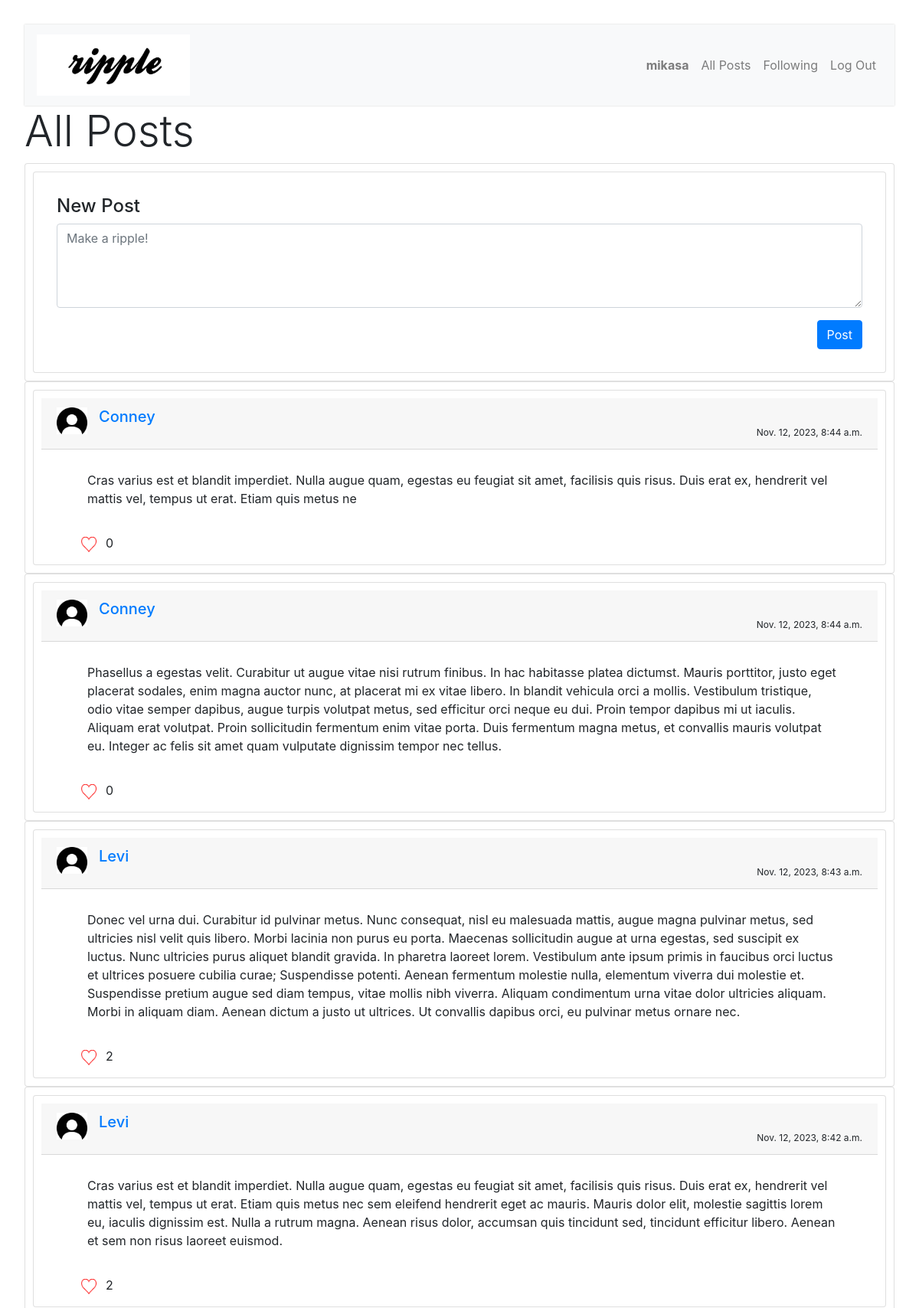
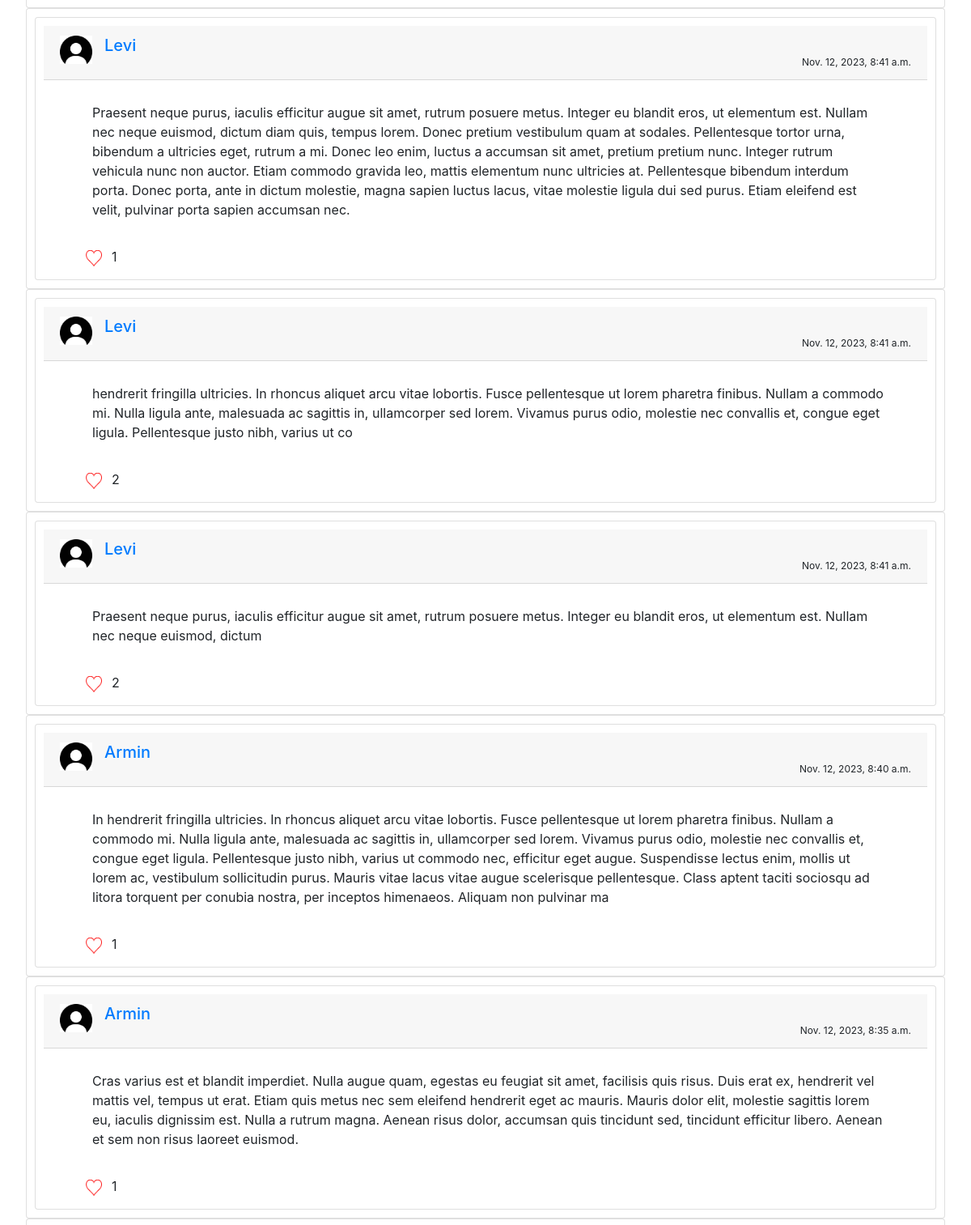
Page /?page=2 (signed in, upper part) on the committed database (2 pictures, top to bottom).
### network/models.py (models this page shows)
class User(AbstractUser):
    followers = models.ManyToManyField("self", symmetrical=False, related_name="following")

class Post(models.Model):
    creator = models.ForeignKey(User, on_delete=models.CASCADE, related_name="creator")
    text = models.CharField(max_length=300)
    timestamp = models.DateTimeField(auto_now_add=True)

### network/views.py (the view)
# urls.py: path("", views.index, name="index"),
def index(request):
    if request.method == "POST":
        post = request.POST["post"]
        user = request.user
        newpost = Post(creator=user, text=post)
        newpost.save()
    user = request.user
    posts = Post.objects.order_by('-timestamp')
    if user.is_authenticated:
        liked_posts = [post for post in posts if Like.objects.filter(post=post, user=user).exists()]
    else:
        liked_posts = []
    paginator = Paginator(posts, 10)
    page = request.GET.get('page', 1)
    current_posts = paginator.page(page)
    return render(request, "network/index.html", {
        "current_posts": current_posts,
        "liked_posts": liked_posts,
        "paginator": paginator,
        "user" : user
    })

### network/templates/network/index.html (shortened to what this page needs)
    {% extends "network/layout.html" %}
    {% block script %}
        {% load static %}
        <link href="{% static 'network/styles.css' %}" rel="stylesheet">
    {% endblock %}
    {% block body %}
        {% if user.is_authenticated %}
            <h1 class="display-4">All Posts</h1>
            <div>
                <section class="card">
                    <div class="card">
                        <div class="card-body">
                            <form action="" method="post">
                                <h4 class="h4">New Post</h4>
                                <div class="tab-content" id="myTabContent">
                                    <div class="tab-pane fade show active" id="posts" role="tabpanel" aria-labelledby="posts-tab">
                                        <div class="form-group">
                                            <textarea class="form-control" rows="4" cols="50" name="post" placeholder="Make a ripple!"></textarea>
                                        </div>
                                    </div>
                                </div>
                                <div class="text-right">
                                    <input type="submit" value="Post" class="btn btn-primary">
                                </div>
                            </form>
                        </div>
                    </section>
                </div>
                {% for post in current_posts %}
                    <section class="card">
                    <div class="post card">
                        <div class="card-header container">
                            <div class="text-capitalize h5 mb-0">
                                <img class="thumbnail pull-left media-object" src="../static/network/dp.jpg" width="40px">
                                <a href="/{{ post.creator }}" style="margin: 15px;">{{ post.creator }}</a>
                            </div>
                            <div class="timestamp">{{ post.timestamp }}</div>
                        </div>
                        <div class="post-content card-body my-2">{{ post.text }}</div>
                        <div class="like">
                            <button class="like-button btn" style="border: none;">
                                {% if post in liked_posts %}
                                <img src="{% static 'network/like.png' %}" alt="like" width="20px" height="20px" style="display:none;" class="like-icon">
                                <img src="{% static 'network/liked.png' %}" alt="liked" width="20px" height="20px" class="unlike-icon">
                                {% else %}
                                <img src="{% static 'network/like.png' %}" alt="like" width="20px" height="20px" class="like-icon">
                                {% endif %}
                            </button>
                            <div class="like-count" style="display: grid; place-items: center;">{{ post.liked_on.count }}</div>
                        </div>
                    </div>
                    </section>
                {% empty %}
                    <div>No posts.</div>
                {% endfor %}
            </div>
        {% else %}
            <h2 class="display-3">You are not logged in!</h2>
            <h3 class="display-4"><a href="{% url 'login' %}">Log In</a> or <a href="{% url 'register' %}">Register.</a></h3>
        {% endif %}
    {% endblock %}

### network/templates/network/layout.html (shortened to what this page needs)
{% load static %}
<!DOCTYPE html>
<html lang="en">
    <head>
        <link rel="stylesheet" href="https://cdnjs.cloudflare.com/ajax/libs/font-awesome/4.7.0/css/font-awesome.min.css">
        <link href="{% static 'network/styles.css' %}" rel="stylesheet">
        <link rel="stylesheet" href="https://stackpath.bootstrapcdn.com/bootstrap/4.4.1/css/bootstrap.min.css">
        {% block script %}
        {% endblock %}
    </head>
    <body>
        <nav class="navbar navbar-expand-lg navbar-light bg-light navbar-custom">
            <a class="navbar-brand navbar-header nav" href="{% url 'index' %}">
                <div class="network-img">
                    <img src="{% static 'network/ripple.png' %}" alt="Connect" style="width: 200px;">
                </div>
            </a>
            <div class="navbar-nav ml-auto">
              <ul class="navbar-nav ml-auto navbar-right">
                {% if user.is_authenticated %}
                    <li class="nav-item">
                        <a class="nav-link" href="{% url 'profile' user.username %}"><strong>{{ user.username }}</strong></a>
                    </li>
                {% endif %}
                <li class="nav-item">
                  <a class="nav-link" href="{% url 'index' %}">All Posts</a>
                </li>
                {% if user.is_authenticated %}
                    <li class="nav-item">
                        <a class="nav-link" href="{% url 'following' %}">Following</a>
                    </li>
                    <li class="nav-item">
                        <a class="nav-link" href="{% url 'logout' %}">Log Out</a>
                    </li>
                {% endif %}
              </ul>
            </div>
          </nav>
        <div class="body">
            {% block body %}
            {% endblock %}
    </body>
</html>

### network/static/network/styles.css (style rules this page uses)
form { display: block; }
body { margin: 20px; padding: 12px; }
.card { padding: 10px; }
.timestamp { font-size: 12px; text-align: right; }
.like { display: flex; }
.navbar-custom { background: #fff; border-color: #ccc; box-shadow: 0 0 2px 0 #ccc; }
.post-content, .like { margin-left: 40px; margin-right: 30px; }

### rows in the picture
User: username "mikasa"
Post: creator "Conney", timestamp "Nov. 12, 2023, 8:44 a.m.", text "Cras varius est et blandit imperdiet. Nulla augue quam, egestas eu feugiat sit amet, facilisis quis risus. Duis erat ex, hendrerit vel mattis vel, tempus ut erat. Etiam quis metus ne", liked_on.count "0"
Post: creator "Conney", timestamp "Nov. 12, 2023, 8:44 a.m.", text "Phasellus a egestas velit. Curabitur ut augue vitae nisi rutrum finibus. In hac habitasse platea dictumst. Mauris porttitor, justo eget placerat sodales, enim magna auctor nunc, at placerat mi ex vitae libero. In blandit vehicula orci a mollis. Vestibulum tristique, odio vitae semper dapibus, augue turpis volutpat metus, sed efficitur orci neque eu dui. Proin tempor dapibus mi ut iaculis. Aliquam erat volutpat. Proin sollicitudin fermentum enim vitae porta. Duis fermentum magna metus, et convallis mauris volutpat eu. Integer ac felis sit amet quam vulputate dignissim tempor nec tellus.", liked_on.count "0"
Post: creator "Levi", timestamp "Nov. 12, 2023, 8:43 a.m.", text "Donec vel urna dui. Curabitur id pulvinar metus. Nunc consequat, nisl eu malesuada mattis, augue magna pulvinar metus, sed ultricies nisl velit quis libero. Morbi lacinia non purus eu porta. Maecenas sollicitudin augue at urna egestas, sed suscipit ex luctus. Nunc ultricies purus aliquet blandit gravida. In pharetra laoreet lorem. Vestibulum ante ipsum primis in faucibus orci luctus et ultrices posuere cubilia curae; Suspendisse potenti. Aenean fermentum molestie nulla, elementum viverra dui molestie et. Suspendisse pretium augue sed diam tempus, vitae mollis nibh viverra. Aliquam condimentum urna vitae dolor ultricies aliquam. Morbi in aliquam diam. Aenean dictum a justo ut ultrices. Ut…", liked_on.count "2"
Post: creator "Levi", timestamp "Nov. 12, 2023, 8:42 a.m.", text "Cras varius est et blandit imperdiet. Nulla augue quam, egestas eu feugiat sit amet, facilisis quis risus. Duis erat ex, hendrerit vel mattis vel, tempus ut erat. Etiam quis metus nec sem eleifend hendrerit eget ac mauris. Mauris dolor elit, molestie sagittis lorem eu, iaculis dignissim est. Nulla a rutrum magna. Aenean risus dolor, accumsan quis tincidunt sed, tincidunt efficitur libero. Aenean et sem non risus laoreet euismod.", liked_on.count "2"
Post: creator "Levi", timestamp "Nov. 12, 2023, 8:41 a.m.", text "Praesent neque purus, iaculis efficitur augue sit amet, rutrum posuere metus. Integer eu blandit eros, ut elementum est. Nullam nec neque euismod, dictum diam quis, tempus lorem. Donec pretium vestibulum quam at sodales. Pellentesque tortor urna, bibendum a ultricies eget, rutrum a mi. Donec leo enim, luctus a accumsan sit amet, pretium pretium nunc. Integer rutrum vehicula nunc non auctor. Etiam commodo gravida leo, mattis elementum nunc ultricies at. Pellentesque bibendum interdum porta. Donec porta, ante in dictum molestie, magna sapien luctus lacus, vitae molestie ligula dui sed purus. Etiam eleifend est velit, pulvinar porta sapien accumsan nec.", liked_on.count "1"
Post: creator "Levi", timestamp "Nov. 12, 2023, 8:41 a.m.", text "hendrerit fringilla ultricies. In rhoncus aliquet arcu vitae lobortis. Fusce pellentesque ut lorem pharetra finibus. Nullam a commodo mi. Nulla ligula ante, malesuada ac sagittis in, ullamcorper sed lorem. Vivamus purus odio, molestie nec convallis et, congue eget ligula. Pellentesque justo nibh, varius ut co", liked_on.count "2"
Post: creator "Levi", timestamp "Nov. 12, 2023, 8:41 a.m.", text "Praesent neque purus, iaculis efficitur augue sit amet, rutrum posuere metus. Integer eu blandit eros, ut elementum est. Nullam nec neque euismod, dictum", liked_on.count "2"
Post: creator "Armin", timestamp "Nov. 12, 2023, 8:40 a.m.", text "In hendrerit fringilla ultricies. In rhoncus aliquet arcu vitae lobortis. Fusce pellentesque ut lorem pharetra finibus. Nullam a commodo mi. Nulla ligula ante, malesuada ac sagittis in, ullamcorper sed lorem. Vivamus purus odio, molestie nec convallis et, congue eget ligula. Pellentesque justo nibh, varius ut commodo nec, efficitur eget augue. Suspendisse lectus enim, mollis ut lorem ac, vestibulum sollicitudin purus. Mauris vitae lacus vitae augue scelerisque pellentesque. Class aptent taciti sociosqu ad litora torquent per conubia nostra, per inceptos himenaeos. Aliquam non pulvinar ma", liked_on.count "1"
Post: creator "Armin", timestamp "Nov. 12, 2023, 8:35 a.m.", text "Cras varius est et blandit imperdiet. Nulla augue quam, egestas eu feugiat sit amet, facilisis quis risus. Duis erat ex, hendrerit vel mattis vel, tempus ut erat. Etiam quis metus nec sem eleifend hendrerit eget ac mauris. Mauris dolor elit, molestie sagittis lorem eu, iaculis dignissim est. Nulla a rutrum magna. Aenean risus dolor, accumsan quis tincidunt sed, tincidunt efficitur libero. Aenean et sem non risus laoreet euismod.", liked_on.count "1"
